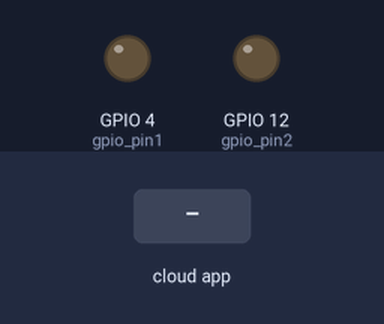
A sketch run on a simulated ESP8266 (NodeMCU). Shown: output pins drawn as LEDs (lit = HIGH). The inputs (shaded band) are chosen by the test bench. WiFi joins after 1.5 s; servers stay silent unless stated; no MQTT or app messages arrive unless stated; what the sketch prints to the serial monitor is not drawn.

Above: at 2.7 s.
2.8 s: the phone or cloud app sets set to 1
At 3.3 s:
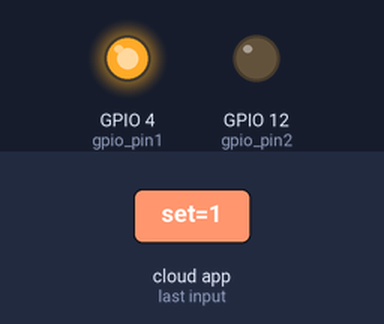
4.3 s: the phone or cloud app sets set to 0
At 5.0 s:
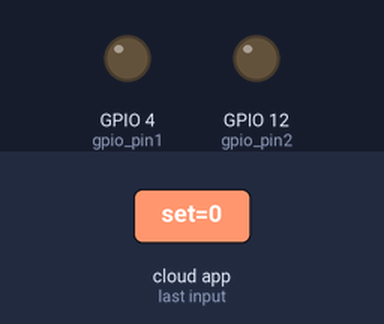
Timing chart, 0 to 7.3 s (numbered marks = the images above; inputs shaded):
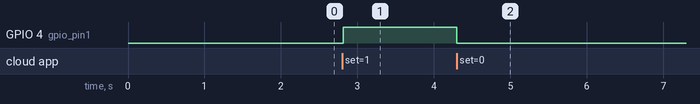

Measured:
- after the input at 2.8 s, GPIO 4 (gpio_pin1): LOW → HIGH at once
- after the input at 4.3 s, GPIO 4 (gpio_pin1): HIGH → LOW at once

The sketch:

MOON.ino
```cpp
#include <ESP8266WiFi.h>
#include <ESP8266WebServer.h>
#include <ESP8266HTTPUpdateServer.h>
#include "Adafruit_MQTT.h"
#include "Adafruit_MQTT_Client.h"

#define WLAN_SSID       "SSID"
#define WLAN_PASS       "password"

// WiFi upgrade
#define OTAUSER         "admin"
#define OTAPASSWORD     "password"
#define OTAPATH         "/firmware"
#define SERVERPORT      80

#define AIO_SERVER      "192.168.1.10"
#define AIO_SERVERPORT  1883                   // use 8883 for SSL
#define AIO_USERNAME    "device"
#define AIO_KEY         "password"

int gpio_pin1 = 4;
int gpio_pin2 = 12;

String webPage = "";

ESP8266WebServer HttpServer(SERVERPORT);
ESP8266HTTPUpdateServer httpUpdater;

WiFiClient client;
Adafruit_MQTT_Client mqtt(&client, AIO_SERVER, AIO_SERVERPORT, AIO_USERNAME, AIO_KEY);

Adafruit_MQTT_Publish moonCurState = Adafruit_MQTT_Publish(&mqtt, "room/light/moon/state");
Adafruit_MQTT_Publish moonCurBrightness = Adafruit_MQTT_Publish(&mqtt, "room/light/moon/brightness");
Adafruit_MQTT_Publish moonCurColor = Adafruit_MQTT_Publish(&mqtt, "room/light/moon/color");

Adafruit_MQTT_Subscribe moonState = Adafruit_MQTT_Subscribe(&mqtt, "room/light/moon/state/set");
Adafruit_MQTT_Subscribe moonBrightness = Adafruit_MQTT_Subscribe(&mqtt, "room/light/moon/brightness/set");
Adafruit_MQTT_Subscribe moonColor = Adafruit_MQTT_Subscribe(&mqtt, "room/light/moon/color/set");

void MQTT_connect();

uint16_t moonStateValue = 0;
unsigned int powerState = 0;
uint16_t moonBrightValue = 0;
unsigned int brightnessState = 0;
uint16_t moonColorValue = 0;
unsigned int colorState = 0;

void setup() {

  Serial.begin(9600);

  pinMode(gpio_pin1, OUTPUT);
  digitalWrite(gpio_pin1, LOW);
  pinMode(gpio_pin2, OUTPUT);
  digitalWrite(gpio_pin2, LOW);

  httpUpdater.setup(&HttpServer, OTAPATH, OTAUSER, OTAPASSWORD);
  HttpServer.onNotFound(handleNotFound);
  HttpServer.begin();

  HttpServer.on("/", [](){
    webPage = "MOON";
    HttpServer.send(200, "text/html", webPage);
    webPage = "";
  });

  // Connect to WiFi access point.
  Serial.println(); Serial.println();
  Serial.print("Connecting to ");
  Serial.println(WLAN_SSID);

  WiFi.begin(WLAN_SSID, WLAN_PASS);
  while (WiFi.status() != WL_CONNECTED) {
    delay(500);
    Serial.print(".");
  }
  Serial.println();

  Serial.println("WiFi connected");
  Serial.println("IP address: "); Serial.println(WiFi.localIP());

  // Setup MQTT subscription for ledBrightness feed.
  mqtt.subscribe(&moonState);
  mqtt.subscribe(&moonBrightness);
  mqtt.subscribe(&moonColor);

}

void loop() {

  HttpServer.handleClient();

  MQTT_connect();

  moonCurState.publish(powerState);

  int moonBrightValueOUT = map(brightnessState, 1, 1023, 0, 255);
  moonCurBrightness.publish(moonBrightValueOUT);

  moonCurColor.publish(colorState);

  Adafruit_MQTT_Subscribe *subscription;
  while ((subscription = mqtt.readSubscription(200))) {

    if (subscription == &moonColor) {
      moonColorValue = atoi((char *)moonColor.lastread);

      if(moonColorValue != colorState && powerState == 1) {
          if(moonColorValue == 0) {
            analogWrite(gpio_pin2, 0);
            analogWrite(gpio_pin1, brightnessState);
          }

          if(moonColorValue == 1) {
            analogWrite(gpio_pin1, 0);
            analogWrite(gpio_pin2, brightnessState);
          }
      }
      colorState = moonColorValue;

    }

    if (subscription == &moonState) {
      moonStateValue = atoi((char *)moonState.lastread);

      if(moonStateValue != powerState) {
        if(moonStateValue == 0) {
          analogWrite(gpio_pin2, 0);
          analogWrite(gpio_pin1, 0);
        }
        if(moonStateValue == 1) {

          brightnessState = 1023;

          if(colorState == 0) {
            analogWrite(gpio_pin2, 0);
            analogWrite(gpio_pin1, brightnessState);
          }

          if(colorState == 1) {
            analogWrite(gpio_pin1, 0);
            analogWrite(gpio_pin2, brightnessState);
          }

          moonCurState.publish(colorState);
        }
        powerState = moonStateValue;
      }
    }

    if (subscription == &moonBrightness) {
      moonBrightValue = atoi((char *)moonBrightness.lastread);
      moonBrightValue = map(moonBrightValue, 0, 255, 1, 1023);

      if(moonBrightValue != brightnessState) {

        brightnessState = moonBrightValue;

        if(powerState == 1) {
          if(colorState == 0) {
            analogWrite(gpio_pin2, 0);
            analogWrite(gpio_pin1, brightnessState);
          }

          if(colorState == 1) {
            analogWrite(gpio_pin1, 0);
            analogWrite(gpio_pin2, brightnessState);
          }
        }

        int moonBrightValueOUT = map(brightnessState, 1, 1023, 0, 255);
        moonCurBrightness.publish(moonBrightValueOUT);
      }
    }

  }

}

void handleNotFound() {
  HttpServer.send(404, "text/plain", "404: Not found");
}

void MQTT_connect() {
  int8_t ret;

  // Stop if already connected.
  if (mqtt.connected()) {
    return;
  }

  Serial.print("Connecting to MQTT... ");

  uint8_t retries = 3;
  while ((ret = mqtt.connect()) != 0) { // connect will return 0 for connected
       Serial.println(mqtt.connectErrorString(ret));
       Serial.println("Retrying MQTT connection in 5 seconds...");
       mqtt.disconnect();
       delay(5000);  // wait 5 seconds
       retries--;
       if (retries == 0) {
         // basically die and wait for WDT to reset me
         while (1);
       }
  }
  Serial.println("MQTT Connected!");
}
```
